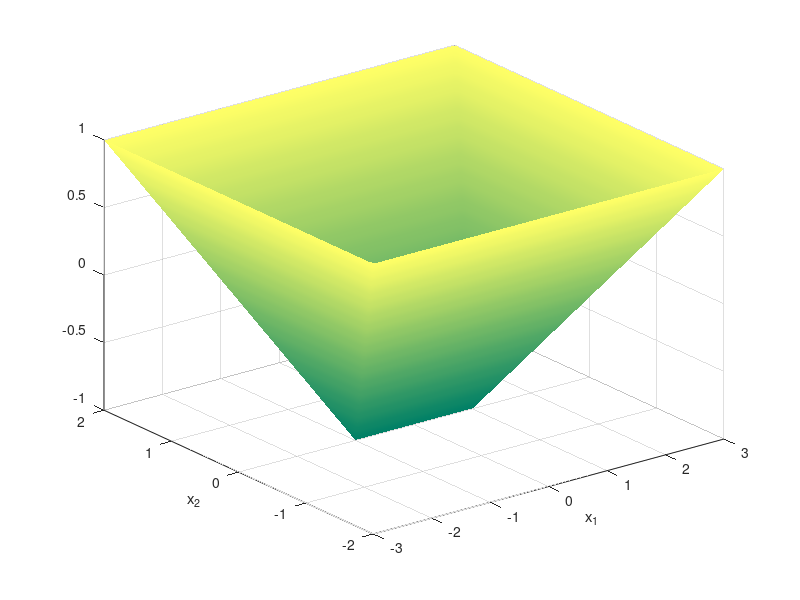

Reproduce this figure in MATLAB. (Note: this script raises an error after producing the figure.)
% Illustration from the lecture
%
% Oliver Stein: Konvexe Analysis, Karlsruhe Institute of Technology (KIT)
% WiSe 2014/15
%
X1=-3:.05:3;
X2=-2:.05:2;
[x1,x2]=meshgrid(X1,X2);
colormap('summer')
surf(x1,x2,max(x1-2,max(x2-1,max(-x1-2,-x2-1))))
shading('interp')
xlabel('x_1')
ylabel('x_2')
alpha(.5) % needs OpenGL
pause
for t=[.7 ]
   hold on
   surf(x1,x2,t*log(exp((x1-2)/t)+exp((x2-1)/t)+exp((-x1-2)/t)+exp((-x2-1)/t)))
   shading('interp')
   alpha(.5)
   hold off
   pause
end
hold on
surf(x1,x2,0*x1+0*x2)
hold off
